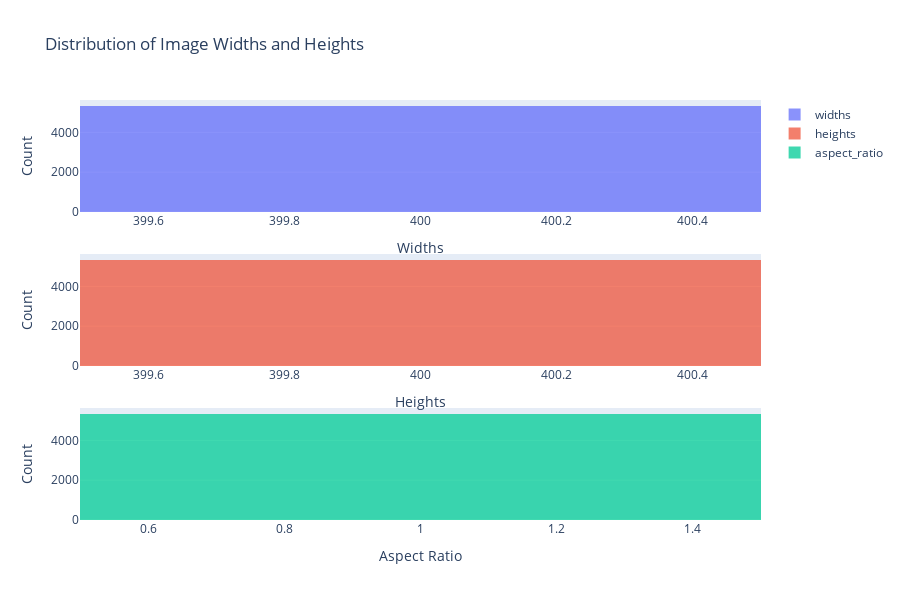

Here is the notebook cell this chart was saved with:
### Code cell
image_dimension(images_all_squared)

### Figure 1 — Plotly figure (JSON) as saved in the notebook; plotly's stock layout.template omitted (floating-point values rounded to 4 significant figures; data arrays with more than 128 entries replaced by an {"elided": "..."} marker saying what was removed)
{"data": [{"name": "widths", "opacity": 0.75, "type": "histogram", "x": {"elided": "5350 int values"}, "xaxis": "x", "yaxis": "y"}, {"name": "heights", "opacity": 0.75, "type": "histogram", "x": {"elided": "5350 int values"}, "xaxis": "x2", "yaxis": "y2"}, {"name": "aspect_ratio", "opacity": 0.75, "type": "histogram", "x": {"elided": "5350 int values"}, "xaxis": "x3", "yaxis": "y3"}], "layout": {"height": 600, "title": {"text": "Distribution of Image Widths and Heights"}, "width": 900, "xaxis": {"anchor": "y", "domain": [0, 1], "title": {"text": "Widths"}}, "xaxis2": {"anchor": "y2", "domain": [0, 1], "title": {"text": "Heights"}}, "xaxis3": {"anchor": "y3", "domain": [0, 1], "title": {"text": "Aspect Ratio"}}, "yaxis": {"anchor": "x", "domain": [0.7333, 1], "title": {"text": "Count"}}, "yaxis2": {"anchor": "x2", "domain": [0.3667, 0.6333], "title": {"text": "Count"}}, "yaxis3": {"anchor": "x3", "domain": [0, 0.2667], "title": {"text": "Count"}}}}
